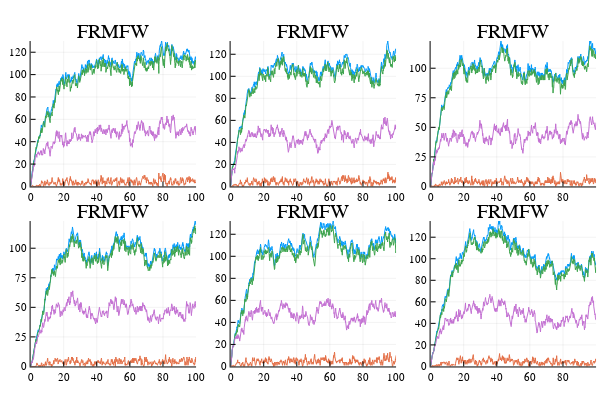

Notebook cell for this chart:
### Markdown cell above
# Plot solutions by each method

### Code cell
methods = (Direct(),DirectFW(),FRM(),FRMFW(),SortingDirect(),NRM())
legs    = [typeof(method) for method in methods]
shortlabels = [string(leg)[12:end] for leg in legs]
jprob   = prob_jump_multistate
prob    = jprob.discrete_prob
tf      = jprob.tstop
rn      = jprob.network
varlegs = ["A_P", "A_bound_P", "A_unbound_P", "RLA_P"]
varsyms = [
    [:S7,:S8,:S9], 
    [:S9],
    [:S7,:S8],
    [:S7]
]
varidxs = []
for vars in varsyms
    push!(varidxs, [findfirst(rn.syms, sym) for sym in vars])
end
p = []
for (i,method) in enumerate(methods)
    jump_prob = JumpProblem(prob, method, rn, save_positions=(false,false))
    sol = solve(jump_prob, SSAStepper(), saveat=tf/1000.)
    solv = zeros(1001,4)
    for (i,varidx) in enumerate(varidxs)
        solv[:,i] = sum(sol[varidx,:],1)
    end
    if i < length(methods)
        push!(p, plot(sol.t,solv,title=shortlabels[i],legend=false))
    else
        push!(p, plot(sol.t,solv,title=shortlabels[i],legend=true,labels=varlegs))
    end
end
plot(p...)

### Figure 1 — Plotly figure (JSON) as saved in the notebook; plotly's stock layout.template omitted (floating-point values rounded to 4 significant figures; data arrays with more than 128 entries replaced by an {"elided": "..."} marker saying what was removed)
{"data": [{"colorbar": {"title": ""}, "line": {"color": "rgba(0, 154, 250, 1.000)", "dash": "solid", "shape": "linear", "width": 1}, "mode": "lines", "name": "y1", "showlegend": true, "type": "scatter", "x": {"elided": "1001 float values"}, "xaxis": "x1", "y": {"elided": "1001 int values"}, "yaxis": "y1"}, {"colorbar": {"title": ""}, "line": {"color": "rgba(227, 111, 71, 1.000)", "dash": "solid", "shape": "linear", "width": 1}, "mode": "lines", "name": "y2", "showlegend": true, "type": "scatter", "x": {"elided": "1001 float values"}, "xaxis": "x1", "y": {"elided": "1001 int values"}, "yaxis": "y1"}, {"colorbar": {"title": ""}, "line": {"color": "rgba(62, 164, 78, 1.000)", "dash": "solid", "shape": "linear", "width": 1}, "mode": "lines", "name": "y3", "showlegend": true, "type": "scatter", "x": {"elided": "1001 float values"}, "xaxis": "x1", "y": {"elided": "1001 int values"}, "yaxis": "y1"}, {"colorbar": {"title": ""}, "line": {"color": "rgba(195, 113, 210, 1.000)", "dash": "solid", "shape": "linear", "width": 1}, "mode": "lines", "name": "y4", "showlegend": true, "type": "scatter", "x": {"elided": "1001 float values"}, "xaxis": "x1", "y": {"elided": "1001 int values"}, "yaxis": "y1"}, {"colorbar": {"title": ""}, "line": {"color": "rgba(0, 154, 250, 1.000)", "dash": "solid", "shape": "linear", "width": 1}, "mode": "lines", "name": "y1", "showlegend": true, "type": "scatter", "x": {"elided": "1001 float values"}, "xaxis": "x2", "y": {"elided": "1001 int values"}, "yaxis": "y2"}, {"colorbar": {"title": ""}, "line": {"color": "rgba(227, 111, 71, 1.000)", "dash": "solid", "shape": "linear", "width": 1}, "mode": "lines", "name": "y2", "showlegend": true, "type": "scatter", "x": {"elided": "1001 float values"}, "xaxis": "x2", "y": {"elided": "1001 int values"}, "yaxis": "y2"}, {"colorbar": {"title": ""}, "line": {"color": "rgba(62, 164, 78, 1.000)", "dash": "solid", "shape": "linear", "width": 1}, "mode": "lines", "name": "y3", "showlegend": true, "type": "scatter", "x": {"elided": "1001 float values"}, "xaxis": "x2", "y": {"elided": "1001 int values"}, "yaxis": "y2"}, {"colorbar": {"title": ""}, "line": {"color": "rgba(195, 113, 210, 1.000)", "dash": "solid", "shape": "linear", "width": 1}, "mode": "lines", "name": "y4", "showlegend": true, "type": "scatter", "x": {"elided": "1001 float values"}, "xaxis": "x2", "y": {"elided": "1001 int values"}, "yaxis": "y2"}, {"colorbar": {"title": ""}, "line": {"color": "rgba(0, 154, 250, 1.000)", "dash": "solid", "shape": "linear", "width": 1}, "mode": "lines", "name": "y1", "showlegend": true, "type": "scatter", "x": {"elided": "1001 float values"}, "xaxis": "x3", "y": {"elided": "1001 int values"}, "yaxis": "y3"}, {"colorbar": {"title": ""}, "line": {"color": "rgba(227, 111, 71, 1.000)", "dash": "solid", "shape": "linear", "width": 1}, "mode": "lines", "name": "y2", "showlegend": true, "type": "scatter", "x": {"elided": "1001 float values"}, "xaxis": "x3", "y": {"elided": "1001 int values"}, "yaxis": "y3"}, {"colorbar": {"title": ""}, "line": {"color": "rgba(62, 164, 78, 1.000)", "dash": "solid", "shape": "linear", "width": 1}, "mode": "lines", "name": "y3", "showlegend": true, "type": "scatter", "x": {"elided": "1001 float values"}, "xaxis": "x3", "y": {"elided": "1001 int values"}, "yaxis": "y3"}, {"colorbar": {"title": ""}, "line": {"color": "rgba(195, 113, 210, 1.000)", "dash": "solid", "shape": "linear", "width": 1}, "mode": "lines", "name": "y4", "showlegend": true, "type": "scatter", "x": {"elided": "1001 float values"}, "xaxis": "x3", "y": {"elided": "1001 int values"}, "yaxis": "y3"}, {"colorbar": {"title": ""}, "line": {"color": "rgba(0, 154, 250, 1.000)", "dash": "solid", "shape": "linear", "width": 1}, "mode": "lines", "name": "y1", "showlegend": true, "type": "scatter", "x": {"elided": "1001 float values"}, "xaxis": "x4", "y": {"elided": "1001 int values"}, "yaxis": "y4"}, {"colorbar": {"title": ""}, "line": {"color": "rgba(227, 111, 71, 1.000)", "dash": "solid", "shape": "linear", "width": 1}, "mode": "lines", "name": "y2", "showlegend": true, "type": "scatter", "x": {"elided": "1001 float values"}, "xaxis": "x4", "y": {"elided": "1001 int values"}, "yaxis": "y4"}, {"colorbar": {"title": ""}, "line": {"color": "rgba(62, 164, 78, 1.000)", "dash": "solid", "shape": "linear", "width": 1}, "mode": "lines", "name": "y3", "showlegend": true, "type": "scatter", "x": {"elided": "1001 float values"}, "xaxis": "x4", "y": {"elided": "1001 int values"}, "yaxis": "y4"}, {"colorbar": {"title": ""}, "line": {"color": "rgba(195, 113, 210, 1.000)", "dash": "solid", "shape": "linear", "width": 1}, "mode": "lines", "name": "y4", "showlegend": true, "type": "scatter", "x": {"elided": "1001 float values"}, "xaxis": "x4", "y": {"elided": "1001 int values"}, "yaxis": "y4"}, {"colorbar": {"title": ""}, "line": {"color": "rgba(0, 154, 250, 1.000)", "dash": "solid", "shape": "linear", "width": 1}, "mode": "lines", "name": "y1", "showlegend": true, "type": "scatter", "x": {"elided": "1001 float values"}, "xaxis": "x5", "y": {"elided": "1001 int values"}, "yaxis": "y5"}, {"colorbar": {"title": ""}, "line": {"color": "rgba(227, 111, 71, 1.000)", "dash": "solid", "shape": "linear", "width": 1}, "mode": "lines", "name": "y2", "showlegend": true, "type": "scatter", "x": {"elided": "1001 float values"}, "xaxis": "x5", "y": {"elided": "1001 int values"}, "yaxis": "y5"}, {"colorbar": {"title": ""}, "line": {"color": "rgba(62, 164, 78, 1.000)", "dash": "solid", "shape": "linear", "width": 1}, "mode": "lines", "name": "y3", "showlegend": true, "type": "scatter", "x": {"elided": "1001 float values"}, "xaxis": "x5", "y": {"elided": "1001 int values"}, "yaxis": "y5"}, {"colorbar": {"title": ""}, "line": {"color": "rgba(195, 113, 210, 1.000)", "dash": "solid", "shape": "linear", "width": 1}, "mode": "lines", "name": "y4", "showlegend": true, "type": "scatter", "x": {"elided": "1001 float values"}, "xaxis": "x5", "y": {"elided": "1001 int values"}, "yaxis": "y5"}, {"colorbar": {"title": ""}, "line": {"color": "rgba(0, 154, 250, 1.000)", "dash": "solid", "shape": "linear", "width": 1}, "mode": "lines", "name": "y1", "showlegend": true, "type": "scatter", "x": {"elided": "1001 float values"}, "xaxis": "x6", "y": {"elided": "1001 int values"}, "yaxis": "y6"}, {"colorbar": {"title": ""}, "line": {"color": "rgba(227, 111, 71, 1.000)", "dash": "solid", "shape": "linear", "width": 1}, "mode": "lines", "name": "y2", "showlegend": true, "type": "scatter", "x": {"elided": "1001 float values"}, "xaxis": "x6", "y": {"elided": "1001 int values"}, "yaxis": "y6"}, {"colorbar": {"title": ""}, "line": {"color": "rgba(62, 164, 78, 1.000)", "dash": "solid", "shape": "linear", "width": 1}, "mode": "lines", "name": "y3", "showlegend": true, "type": "scatter", "x": {"elided": "1001 float values"}, "xaxis": "x6", "y": {"elided": "1001 int values"}, "yaxis": "y6"}, {"colorbar": {"title": ""}, "line": {"color": "rgba(195, 113, 210, 1.000)", "dash": "solid", "shape": "linear", "width": 1}, "mode": "lines", "name": "y4", "showlegend": true, "type": "scatter", "x": {"elided": "1001 float values"}, "xaxis": "x6", "y": {"elided": "1001 int values"}, "yaxis": "y6"}], "layout": {"annotations": [{"font": {"color": "rgba(0, 0, 0, 1.000)", "family": "sans-serif", "size": 20}, "rotation": 0, "showarrow": false, "text": "FRMFW", "x": 0.1889, "xanchor": "center", "xref": "paper", "y": 1, "yanchor": "top", "yref": "paper"}, {"font": {"color": "rgba(0, 0, 0, 1.000)", "family": "sans-serif", "size": 20}, "rotation": 0, "showarrow": false, "text": "FRMFW", "x": 0.5222, "xanchor": "center", "xref": "paper", "y": 1, "yanchor": "top", "yref": "paper"}, {"font": {"color": "rgba(0, 0, 0, 1.000)", "family": "sans-serif", "size": 20}, "rotation": 0, "showarrow": false, "text": "FRMFW", "x": 0.8556, "xanchor": "center", "xref": "paper", "y": 1, "yanchor": "top", "yref": "paper"}, {"font": {"color": "rgba(0, 0, 0, 1.000)", "family": "sans-serif", "size": 20}, "rotation": 0, "showarrow": false, "text": "FRMFW", "x": 0.1889, "xanchor": "center", "xref": "paper", "y": 0.5, "yanchor": "top", "yref": "paper"}, {"font": {"color": "rgba(0, 0, 0, 1.000)", "family": "sans-serif", "size": 20}, "rotation": 0, "showarrow": false, "text": "FRMFW", "x": 0.5222, "xanchor": "center", "xref": "paper", "y": 0.5, "yanchor": "top", "yref": "paper"}, {"font": {"color": "rgba(0, 0, 0, 1.000)", "family": "sans-serif", "size": 20}, "rotation": 0, "showarrow": false, "text": "FRMFW", "x": 0.8556, "xanchor": "center", "xref": "paper", "y": 0.5, "yanchor": "top", "yref": "paper"}], "height": 400, "margin": {"b": 20, "l": 0, "r": 0, "t": 20}, "paper_bgcolor": "rgba(255, 255, 255, 1.000)", "plot_bgcolor": "rgba(255, 255, 255, 1.000)", "showlegend": false, "width": 600, "xaxis1": {"anchor": "y1", "domain": [0.05101, 0.3268], "gridcolor": "rgba(0, 0, 0, 0.100)", "gridwidth": 0.5, "linecolor": "rgba(0, 0, 0, 1.000)", "mirror": false, "range": [0, 100], "showgrid": true, "showline": true, "showticklabels": true, "tickangle": 0, "tickcolor": "rgb(0, 0, 0)", "tickfont": {"color": "rgba(0, 0, 0, 1.000)", "family": "sans-serif", "size": 11}, "tickmode": "array", "ticks": "inside", "ticktext": ["0", "20", "40", "60", "80", "100"], "tickvals": [0, 20, 40, 60, 80, 100], "title": "", "titlefont": {"color": "rgba(0, 0, 0, 1.000)", "family": "sans-serif", "size": 15}, "type": "-", "visible": true, "zeroline": false, "zerolinecolor": "rgba(0, 0, 0, 1.000)"}, "xaxis2": {"anchor": "y2", "domain": [0.3843, 0.6601], "gridcolor": "rgba(0, 0, 0, 0.100)", "gridwidth": 0.5, "linecolor": "rgba(0, 0, 0, 1.000)", "mirror": false, "range": [0, 100], "showgrid": true, "showline": true, "showticklabels": true, "tickangle": 0, "tickcolor": "rgb(0, 0, 0)", "tickfont": {"color": "rgba(0, 0, 0, 1.000)", "family": "sans-serif", "size": 11}, "tickmode": "array", "ticks": "inside", "ticktext": ["0", "20", "40", "60", "80", "100"], "tickvals": [0, 20, 40, 60, 80, 100], "title": "", "titlefont": {"color": "rgba(0, 0, 0, 1.000)", "family": "sans-serif", "size": 15}, "type": "-", "visible": true, "zeroline": false, "zerolinecolor": "rgba(0, 0, 0, 1.000)"}, "xaxis3": {"anchor": "y3", "domain": [0.7177, 0.9934], "gridcolor": "rgba(0, 0, 0, 0.100)", "gridwidth": 0.5, "linecolor": "rgba(0, 0, 0, 1.000)", "mirror": false, "range": [0, 100], "showgrid": true, "showline": true, "showticklabels": true, "tickangle": 0, "tickcolor": "rgb(0, 0, 0)", "tickfont": {"color": "rgba(0, 0, 0, 1.000)", "family": "sans-serif", "size": 11}, "tickmode": "array", "ticks": "inside", "ticktext": ["0", "20", "40", "60", "80", "100"], "tickvals": [0, 20, 40, 60, 80, 100], "title": "", "titlefont": {"color": "rgba(0, 0, 0, 1.000)", "family": "sans-serif", "size": 15}, "type": "-", "visible": true, "zeroline": false, "zerolinecolor": "rgba(0, 0, 0, 1.000)"}, "xaxis4": {"anchor": "y4", "domain": [0.05101, 0.3268], "gridcolor": "rgba(0, 0, 0, 0.100)", "gridwidth": 0.5, "linecolor": "rgba(0, 0, 0, 1.000)", "mirror": false, "range": [0, 100], "showgrid": true, "showline": true, "showticklabels": true, "tickangle": 0, "tickcolor": "rgb(0, 0, 0)", "tickfont": {"color": "rgba(0, 0, 0, 1.000)", "family": "sans-serif", "size": 11}, "tickmode": "array", "ticks": "inside", "ticktext": ["0", "20", "40", "60", "80", "100"], "tickvals": [0, 20, 40, 60, 80, 100], "title": "", "titlefont": {"color": "rgba(0, 0, 0, 1.000)", "family": "sans-serif", "size": 15}, "type": "-", "visible": true, "zeroline": false, "zerolinecolor": "rgba(0, 0, 0, 1.000)"}, "xaxis5": {"anchor": "y5", "domain": [0.3843, 0.6601], "gridcolor": "rgba(0, 0, 0, 0.100)", "gridwidth": 0.5, "linecolor": "rgba(0, 0, 0, 1.000)", "mirror": false, "range": [0, 100], "showgrid": true, "showline": true, "showticklabels": true, "tickangle": 0, "tickcolor": "rgb(0, 0, 0)", "tickfont": {"color": "rgba(0, 0, 0, 1.000)", "family": "sans-serif", "size": 11}, "tickmode": "array", "ticks": "inside", "ticktext": ["0", "20", "40", "60", "80", "100"], "tickvals": [0, 20, 40, 60, 80, 100], "title": "", "titlefont": {"color": "rgba(0, 0, 0, 1.000)", "family": "sans-serif", "size": 15}, "type": "-", "visible": true, "zeroline": false, "zerolinecolor": "rgba(0, 0, 0, 1.000)"}, "xaxis6": {"anchor": "y6", "domain": [0.7177, 0.9934], "gridcolor": "rgba(0, 0, 0, 0.100)", "gridwidth": 0.5, "linecolor": "rgba(0, 0, 0, 1.000)", "mirror": false, "range": [0, 100], "showgrid": true, "showline": true, "showticklabels": true, "tickangle": 0, "tickcolor": "rgb(0, 0, 0)", "tickfont": {"color": "rgba(0, 0, 0, 1.000)", "family": "sans-serif", "size": 11}, "tickmode": "array", "ticks": "inside", "ticktext": ["0", "20", "40", "60", "80", "100"], "tickvals": [0, 20, 40, 60, 80, 100], "title": "", "titlefont": {"color": "rgba(0, 0, 0, 1.000)", "family": "sans-serif", "size": 15}, "type": "-", "visible": true, "zeroline": false, "zerolinecolor": "rgba(0, 0, 0, 1.000)"}, "yaxis1": {"anchor": "x1", "domain": [0.5376, 0.9415], "gridcolor": "rgba(0, 0, 0, 0.100)", "gridwidth": 0.5, "linecolor": "rgba(0, 0, 0, 1.000)", "mirror": false, "range": [0, 130], "showgrid": true, "showline": true, "showticklabels": true, "tickangle": 0, "tickcolor": "rgb(0, 0, 0)", "tickfont": {"color": "rgba(0, 0, 0, 1.000)", "family": "sans-serif", "size": 11}, "tickmode": "array", "ticks": "inside", "ticktext": ["0", "20", "40", "60", "80", "100", "120"], "tickvals": [0, 20, 40, 60, 80, 100, 120], "title": "", "titlefont": {"color": "rgba(0, 0, 0, 1.000)", "family": "sans-serif", "size": 15}, "type": "-", "visible": true, "zeroline": false, "zerolinecolor": "rgba(0, 0, 0, 1.000)"}, "yaxis2": {"anchor": "x2", "domain": [0.5376, 0.9415], "gridcolor": "rgba(0, 0, 0, 0.100)", "gridwidth": 0.5, "linecolor": "rgba(0, 0, 0, 1.000)", "mirror": false, "range": [0, 132], "showgrid": true, "showline": true, "showticklabels": true, "tickangle": 0, "tickcolor": "rgb(0, 0, 0)", "tickfont": {"color": "rgba(0, 0, 0, 1.000)", "family": "sans-serif", "size": 11}, "tickmode": "array", "ticks": "inside", "ticktext": ["0", "20", "40", "60", "80", "100", "120"], "tickvals": [0, 20, 40, 60, 80, 100, 120], "title": "", "titlefont": {"color": "rgba(0, 0, 0, 1.000)", "family": "sans-serif", "size": 15}, "type": "-", "visible": true, "zeroline": false, "zerolinecolor": "rgba(0, 0, 0, 1.000)"}, "yaxis3": {"anchor": "x3", "domain": [0.5376, 0.9415], "gridcolor": "rgba(0, 0, 0, 0.100)", "gridwidth": 0.5, "linecolor": "rgba(0, 0, 0, 1.000)", "mirror": false, "range": [0, 123], "showgrid": true, "showline": true, "showticklabels": true, "tickangle": 0, "tickcolor": "rgb(0, 0, 0)", "tickfont": {"color": "rgba(0, 0, 0, 1.000)", "family": "sans-serif", "size": 11}, "tickmode": "array", "ticks": "inside", "ticktext": ["0", "25", "50", "75", "100"], "tickvals": [0, 25, 50, 75, 100], "title": "", "titlefont": {"color": "rgba(0, 0, 0, 1.000)", "family": "sans-serif", "size": 15}, "type": "-", "visible": true, "zeroline": false, "zerolinecolor": "rgba(0, 0, 0, 1.000)"}, "yaxis4": {"anchor": "x4", "domain": [0.03762, 0.4415], "gridcolor": "rgba(0, 0, 0, 0.100)", "gridwidth": 0.5, "linecolor": "rgba(0, 0, 0, 1.000)", "mirror": false, "range": [0, 123], "showgrid": true, "showline": true, "showticklabels": true, "tickangle": 0, "tickcolor": "rgb(0, 0, 0)", "tickfont": {"color": "rgba(0, 0, 0, 1.000)", "family": "sans-serif", "size": 11}, "tickmode": "array", "ticks": "inside", "ticktext": ["0", "25", "50", "75", "100"], "tickvals": [0, 25, 50, 75, 100], "title": "", "titlefont": {"color": "rgba(0, 0, 0, 1.000)", "family": "sans-serif", "size": 15}, "type": "-", "visible": true, "zeroline": false, "zerolinecolor": "rgba(0, 0, 0, 1.000)"}, "yaxis5": {"anchor": "x5", "domain": [0.03762, 0.4415], "gridcolor": "rgba(0, 0, 0, 0.100)", "gridwidth": 0.5, "linecolor": "rgba(0, 0, 0, 1.000)", "mirror": false, "range": [0, 132], "showgrid": true, "showline": true, "showticklabels": true, "tickangle": 0, "tickcolor": "rgb(0, 0, 0)", "tickfont": {"color": "rgba(0, 0, 0, 1.000)", "family": "sans-serif", "size": 11}, "tickmode": "array", "ticks": "inside", "ticktext": ["0", "20", "40", "60", "80", "100", "120"], "tickvals": [0, 20, 40, 60, 80, 100, 120], "title": "", "titlefont": {"color": "rgba(0, 0, 0, 1.000)", "family": "sans-serif", "size": 15}, "type": "-", "visible": true, "zeroline": false, "zerolinecolor": "rgba(0, 0, 0, 1.000)"}, "yaxis6": {"anchor": "x6", "domain": [0.03762, 0.4415], "gridcolor": "rgba(0, 0, 0, 0.100)", "gridwidth": 0.5, "linecolor": "rgba(0, 0, 0, 1.000)", "mirror": false, "range": [0, 135], "showgrid": true, "showline": true, "showticklabels": true, "tickangle": 0, "tickcolor": "rgb(0, 0, 0)", "tickfont": {"color": "rgba(0, 0, 0, 1.000)", "family": "sans-serif", "size": 11}, "tickmode": "array", "ticks": "inside", "ticktext": ["0", "20", "40", "60", "80", "100", "120"], "tickvals": [0, 20, 40, 60, 80, 100, 120], "title": "", "titlefont": {"color": "rgba(0, 0, 0, 1.000)", "family": "sans-serif", "size": 15}, "type": "-", "visible": true, "zeroline": false, "zerolinecolor": "rgba(0, 0, 0, 1.000)"}}}
